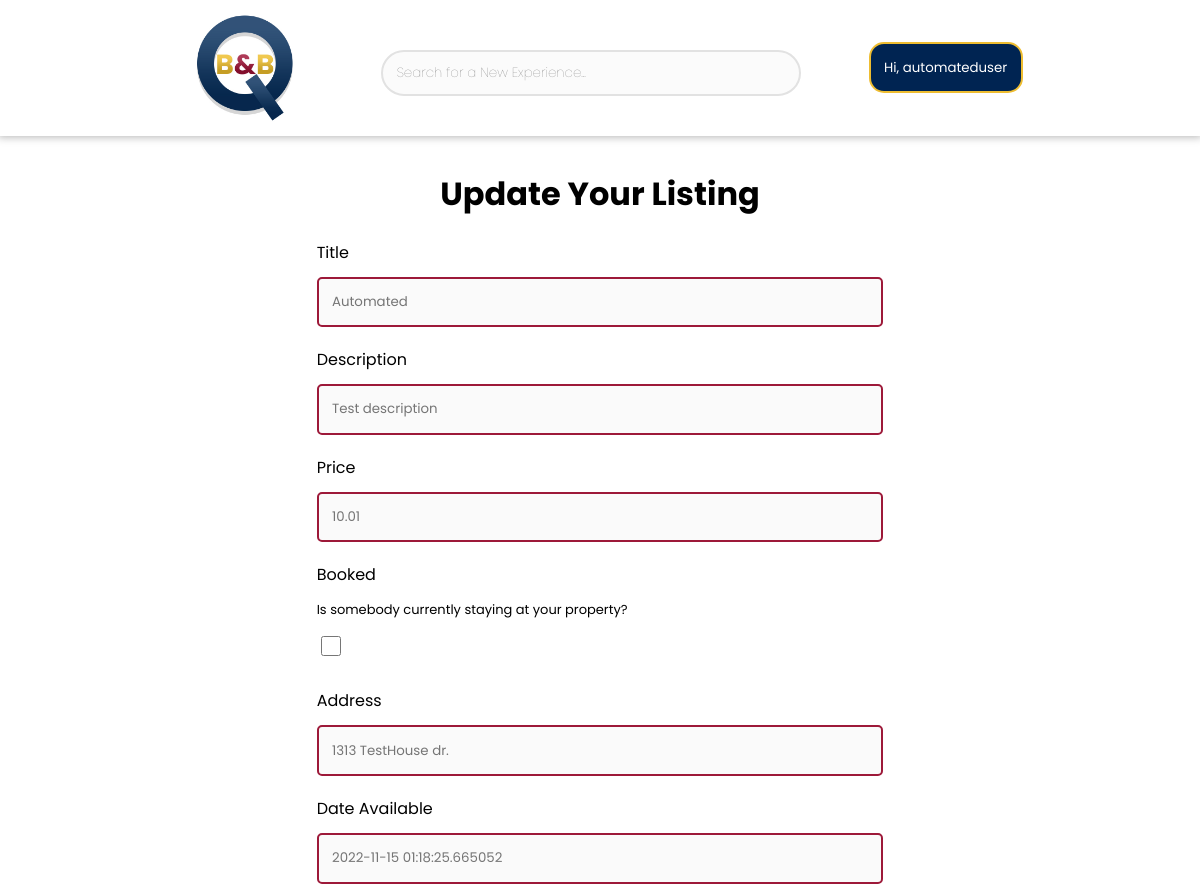
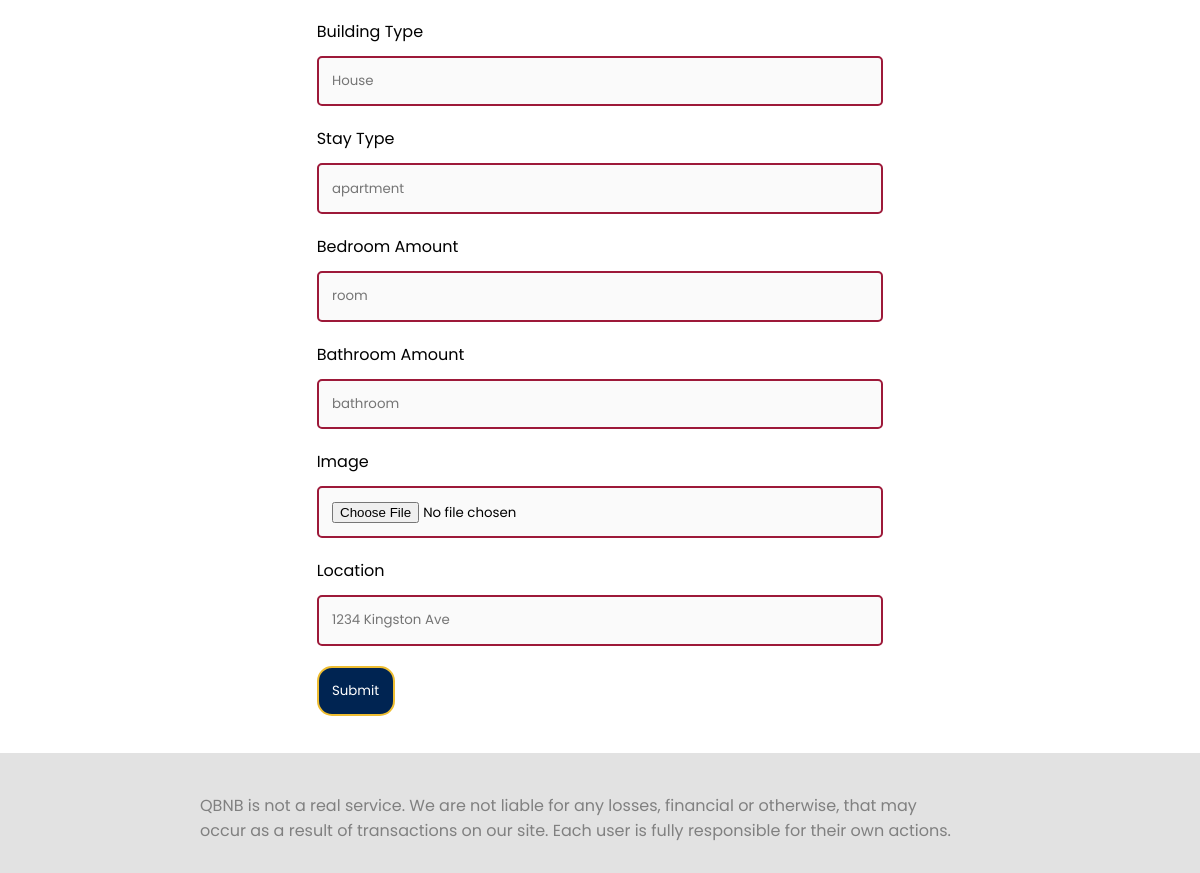
The page /updatelisting/8601924362017745249 (signed in) on the database its author committed (2 pictures, top to bottom).
### qbnb/models.py (models this page shows, shortened)
class User(UserMixin, db.Model):
    __tablename__ = 'users'
    id = db.Column(db.Integer,
                   primary_key=True,
                   autoincrement=True,
                   unique=True)
    username = db.Column(db.String(80),  # Display name of user
                         unique=True,
                         nullable=False)
    email = db.Column(db.String(120),  # Email of user
                      unique=True,
                      nullable=False)
    password = db.Column(db.String(120),  # Password of user
                         unique=False,
                         nullable=False)
    rating = db.Column(db.String(120),  # Rating of User
                       unique=False,
                       nullable=False)
    writtenReviews = db.Column(db.Text,
                               unique=False,
                               nullable=True)
    reviewsAbout = db.Column(db.Text,
                             unique=False,
                             nullable=True)
    balance = db.Column(db.Float,
                        nullable=False)
    billingAddress = db.Column(db.String(120),
                               unique=False,
                               nullable=False)
    postalCode = db.Column(db.String(6),
                           unique=False,
                           nullable=False)
    firstName = db.Column(db.String(15),
                          unique=False,
                          nullable=False)
    surname = db.Column(db.String(20),
                        unique=False,
                        nullable=False)
    authenticated = db.Column(db.Boolean,
                              default=False)

class Listing(db.Model):
    __tablename__ = 'listings'
    id = db.Column(db.Integer,  # Unique number identifies the listing
                   primary_key=True,
                   unique=True,
                   nullable=False)
    title = db.Column(db.String(40),  # The title of the listing
                      nullable=False)
    description = db.Column(db.String(2000),  # The description area of listing
                            unique=False,
                            nullable=True)
    price = db.Column(db.Float,  # The cost of the property per night
                      unique=False,
                      nullable=False)
    lastModifiedDate = db.Column(db.String(60),  # The date changes were made
                                 unique=False,
                                 nullable=False)
    ownerId = db.Column(db.Integer,  # Unique number identifies the owner
                        primary_key=True,
                        unique=False)
    booked = db.Column(db.Boolean,  # Determines if listing has been booked
                       unique=False,
                       nullable=False)
    address = db.Column(db.String(120),  # Address of the listing
                        nullable=False)
    owner = db.Column(db.String(20),  # Registered user who listed the property
                      unique=False,
                      nullable=False)
    propertyType1 = db.Column(db.String(30),  # The type of building
                              unique=False,
                              nullable=False)
    propertyType2 = db.Column(db.String(30),  # Private/shared room/place
                              unique=False,
                              nullable=False)
    propertyType3 = db.Column(db.Integer,  # Number of bedrooms
                              unique=False,
                              nullable=False)
    propertyType4 = db.Column(db.Integer,  # Number of bathrooms
                              unique=False,
                              nullable=False)
    rating = db.Column(db.Float,  # The rating from 0.0 - 5.0
                       unique=False,
                       nullable=True)
    reviews = db.Column(db.Text,  # The reviews of the listing
                        unique=False,
                        nullable=True)
    dateAvailable = db.Column(db.String(60),  # When the property is avail.
                              unique=False,
                              nullable=False)
    imgData = db.Column(db.LargeBinary,  # Actual data, needed for Download
                        nullable=False)
    imgRenderedData = db.Column(db.Text,  # Data to render the pic in browser
                                nullable=False)
    location = db.Column(db.String(32),  # Location (Area, province)
                         nullable=False)
    tenants = db.Column(db.Text,
                        nullable=False)

### qbnb/controllers.py (the view, shortened to what this page needs)
@app.route("/updatelisting/<id>", methods=['GET', 'POST'])
@login_required
def update_listing(id):
    listing = db.session.query(Listing).filter_by(id=id).first()
    if str(listing.ownerId) == str(current_user.get_id()):
        if request.method == 'GET':
            print(listing.propertyType1)
            listingInfo = {
                "title": listing.title,
                "description": listing.description,
                "price": listing.price,
                "booked": listing.booked,
                "address": listing.address,
                "dateAvailable": listing.dateAvailable,
                "imgData": listing.imgData,
                "coverImage": listing.imgRenderedData,
                "propertyType1": listing.propertyType1,
                "propertyType2": listing.propertyType2,
                "propertyType3": listing.propertyType3,
                "propertyType4": listing.propertyType4,
                "location": listing.location}
            userData = get_info()
            return render_template('updateListing.html',
                                   userInformation=userData[0],
                                   user=userData[1],
                                   listingInfo=listingInfo)
        return redirect("/updatelisting/" + str(id))
    else:
        return redirect("/listing/" + str(id))

### qbnb/controllers.py (called while the page is built)
@login_manager.user_loader
def load_user(id):
    return db.session.query(User).get(id)

def get_info():
    user = db.session.query(User).get(current_user.get_id())
    if user is None:
        return [None, False]
    else:
        return [user, True]

### qbnb/templates/updateListing.html
{% extends 'base.html' %}
{% block body %}
<div class="changing-info-container">
    <div class="profile-header">
        <h1>Update Your Listing</h1>
    </div>
    <div class="login-container">
        <br>
        <form method="post">
            <label for="title" class="input-label">Title</label><br>
            <input id="title" type="text" minlength="4" class="textfield" name="title" placeholder="{{ listingInfo.title }}" pattern="^[a-zA-Z0-9]{4,10}$"title="Title cannot have special characters."value="{{ request.form['title'] }}"></input>
            <br>
            <label for="description" class="input-label">Description</label><br>
            <input id="description" type="text" minlength="0"class="textfield" name="description" placeholder="{{ listingInfo.description }}" title="Enter a description for your listing"  value="{{ request.form['description'] }}"></input>
            <br>
            <label for="price" class="input-label">Price</label><br>
            <input id="price" type="number" minlength="4" class="textfield" name="price" step="0.01" min="10" max="10000.00" placeholder="{{ listingInfo.price }}" value="{{ request.form['price'] }}"></input>
            <br>
            <label for="booked" class="input-label">Booked</label><br>
            <p class="tiny">Is somebody currently staying at your property?</p>
            <input id="booked" type="checkbox" class="checkbox" name="booked" placeholder="{{ listingInfo.booked }}" value="{{ request.form['booked'] }}"></input><br>
            <br>
            <label for="address" class="input-label">Address</label><br>
            <input id="address" type="text" minlength="4" class="textfield" name="address" placeholder="{{ listingInfo.address }}" value="{{ request.form['address'] }}"></input>
            <br>
            <label for="dateAvailable" class="input-label">Date Available</label><br>
            <input id="dateAvailable" type="text" minlength="4" class="textfield" name="dateAvailable" placeholder="{{ listingInfo.dateAvailable }}" value="{{ request.form['dateAvailable'] }}"></input>
            <br>
            <label for="propertyType1" class="input-label">Building Type</label><br>
            <input id="propertyType1" type="text" minlength="4" class="textfield" name="propertyType1" placeholder="{{ listingInfo.propertyType1 }}" value="{{ request.form['propertyType1'] }}"></input>
            <br>
            <label for="propertyType2" class="input-label">Stay Type</label><br>
            <input id="propertyType2"type="text" minlength="4" class="textfield" name="propertyType2" placeholder="{{ listingInfo.propertyType2 }}" value="{{ request.form['propertyType2'] }}"></input>
            <br>
            <label for="propertyType3" class="input-label">Bedroom Amount</label><br>
            <input id="propertyType3" type="text" minlength="4" class="textfield" name="propertyType3" placeholder="{{ listingInfo.propertyType3 }}" value="{{ request.form['propertyType3'] }}"></input>
            <br>
            <label for="propertyType4" class="input-label">Bathroom Amount</label><br>
            <input id="propertyType4" type="text" minlength="4" class="textfield" name="propertyType4" placeholder="{{ listingInfo.propertyType4 }}" value="{{ request.form['propertyType4'] }}"></input>
            <br>
            <label for="inputFile" class="input-label">Image</label><br>
            <input id="coverImage" type="file" class="textfield" name="inputFile" placeholder={{ listingInfo.coverImage }} title="Enter a valid address" value="{{ request.form['coverImage'] }}"></input>
            <br>
            <label for="location" class="input-label">Location</label><br>
            <input id="location" type="text" minlength="4" class="textfield" name="location" placeholder="{{ listingInfo.location }}" value="{{ request.form['location'] }}"></input>
            <br>
            <button  id = "submit-edits"class="standard-button" align="center" type="submit">Submit</button>
            <br><br>
        </form>
    </div>
</div>
{% endblock %}

### qbnb/templates/base.html (shortened to what this page needs)
<!DOCTYPE html>
<html>
  <head>
    <link
      rel="stylesheet"
      href="{{url_for('static', filename='styles.css')}}"
    />
  </head>
  <body>
    <div class="navbar-container">
      <div class="navbar">
        <div class="logo-container">
          <a href="/"
            ><img
              id="logo"
              src="{{url_for('static', filename='QBNBLogo.jpg')}}"
              align="left"
          /></a>
        </div>
        <div style="margin-right: 2em" class="searchbar-container">
          <input
            class="searchbar"
            placeholder="Search for a New Experience..."
            type="text"
          />
        </div>
        <div class="login-container">
          {% if user %}
          <button name="profile-options" class="standard-button" \>
            Hi, {{ userInformation.username }}
          </button>
          {% else %}
          <a href="/login"><button class="standard-button">Sign In</button></a>
          {% endif %}
        </div>
      </div>
    </div>
    <br />
    {% block body %}{% endblock %}
  </body>
  <span>
    <footer
      style="
        background: #e2e2e2;
        height: 5vh;
        margin: 1.5vh 0 0 -3em;
        padding: 5vh 15em 5vh 15em;
        color: gray;
        position: absolute;
      "
    >
      QBNB is not a real service. We are not liable for any losses, financial or
      otherwise, that may occur as a result of transactions on our site. Each
      user is fully responsible for their own actions.
    </footer></span
  >
</html>

### qbnb/static/styles.css (style rules this page uses)
a { text-decoration: none; color: black; }
body { font-family: "Poppins", sans-serif; font-weight: normal; }
button { border: solid 4px rgb(157, 25, 57); font-family: "Poppins", sans-serif; padding: 1em; margin-left: 5em; }
#logo { max-width: 4em; padding-right: 2em; }
.tiny { font-size: small; }
.navbar-container { background-color: #ffffff; min-height: 15vh; display: flex; flex-direction: row; flex-wrap: wrap; align-items: center; justify-content: center; font-size: calc(10px + 2vmin); filter: drop-shadow(0px 1px 4px rgb(180, 180, 180)); opacity: 1; position: sticky; margin: -0.3em; top: 0; z-index: 15; }
.navbar { display: inherit; align-items: center; }
.searchbar { height: 3em; width: 30em; border-radius: 80px; font-family: "Poppins", sans-serif; font-weight: 100; padding-left: 1em; border: solid 2px #e2e2e2; background-color: #fbfbfb; }
.changing-info-container { display: flex; justify-content: center; flex-grow: 1 1 200px; flex-direction: column; }
.login-container { display: flex; justify-content: center; flex-grow: 1 1 200px; flex-direction: row; }
.textfield { transition: all 250ms ease; border: solid 2px rgb(157, 25, 57); border-radius: 5px; padding: 1em; margin: 1.5vh 0 2.5vh 0; font-family: "Poppins", sans-serif; background-color: #fafafafa; width: 40.2em; }
.profile-header { padding-top: -1vh; text-align: center; }
.standard-button { transition: all 250ms ease-in-out; background-color: rgb(0, 36, 82); color: white; min-width: 5em; margin-left: 0; border: solid 2px rgb(238, 189, 49); border-radius: 15px; }
.checkbox { width: 1.5em; height: 1.5em; }

### rows shown on the page
User: username "automateduser"
Listing: title "Automated", description "Test description", price "10.01", address "1313 TestHouse dr.", dateAvailable "2022-11-15 01:18:25.665052", propertyType1 "House", propertyType2 "apartment", propertyType3 "room", propertyType4 "bathroom", location "1234 Kingston Ave"
